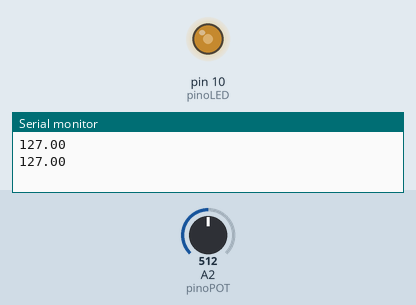
This sketch was run on a simulated Arduino Uno, built with avr-gcc and run on an emulated ATmega328P. Shown: output pins drawn as LEDs (lit = HIGH), the last lines printed to the serial monitor. Inputs (shaded band) come from the test bench; at power-on: A2 (pinoPOT) = 512.

Above: at 1.8 s.
1.9 s: A2 (pinoPOT) set to 716
At 3.0 s:
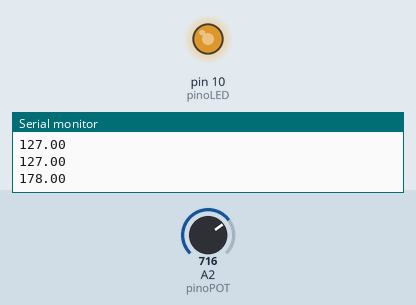
3.5 s: A2 (pinoPOT) set to 900
At 4.5 s:
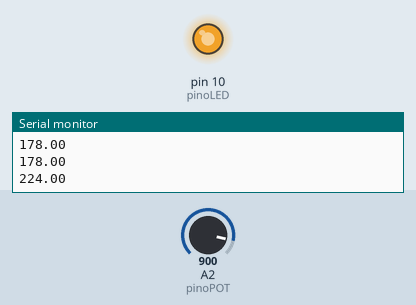
5.5 s: A2 (pinoPOT) set to 122
At 7.2 s:
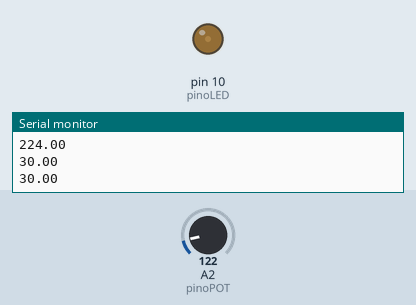
7.5 s: A2 (pinoPOT) set to 0
At 8.9 s:
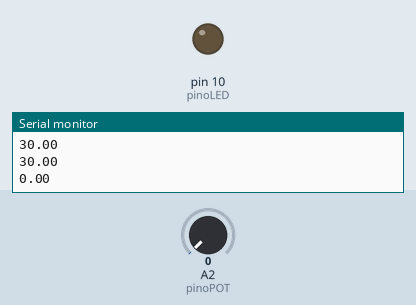
9.5 s: A2 (pinoPOT) set to 511
At 10.4 s:
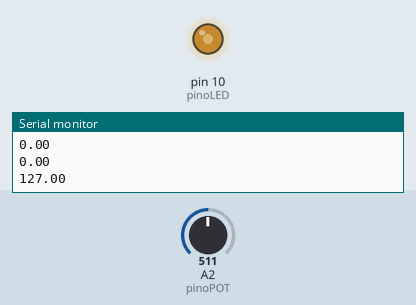
Timing chart, 0 to 12.5 s (numbered marks = the images above; inputs shaded):
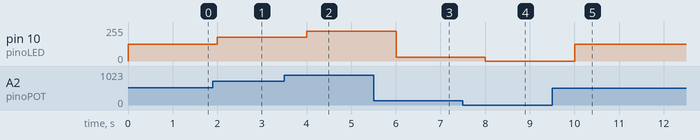

Measured:
- after the input at 1.9 s, pin 10 (pinoLED): 127/255 → 178/255 after 0.10 s
- after the input at 3.5 s, pin 10 (pinoLED): 178/255 → 224/255 after 0.50 s
- after the input at 5.5 s, pin 10 (pinoLED): 224/255 → 30/255 after 0.50 s
- after the input at 7.5 s, pin 10 (pinoLED): 30/255 → 0/255 after 0.51 s
- after the input at 9.5 s, pin 10 (pinoLED): 0/255 → 127/255 after 0.51 s

The sketch:

Potenciometro.ino
```cpp
const int pinoPOT = A2; //PINO ANALÓGICO UTILIZADO PELO POTENCIÔMETRO
const int pinoLED = 10; //PINO DIGITAL UTILIZADO PELO LED

float luminosidadeLED = 0; //VARIÁVEL QUE ARMAZENA O VALOR DA LUMINOSIDADE QUE SERÁ APLICADA AO LED

void setup(){
  Serial.begin(9600);
   pinMode(pinoPOT, INPUT); //DEFINE O PINO COMO ENTRADA
   pinMode(pinoLED, OUTPUT); //DEFINE O PINO COMO SAÍDA
}

void loop(){
  luminosidadeLED = map(analogRead(pinoPOT), 0, 1023, 0, 255); //EXECUTA A FUNÇÃO "map" DE ACORDO COM OS PARÂMETROS PASSADOS
  analogWrite(pinoLED, luminosidadeLED); //APLICA AO LED O VALOR DE LUMINOSIDADE GERADO PELA FUNÇÃO "map"
  Serial.println(luminosidadeLED );
  delay(1000);
}
```
